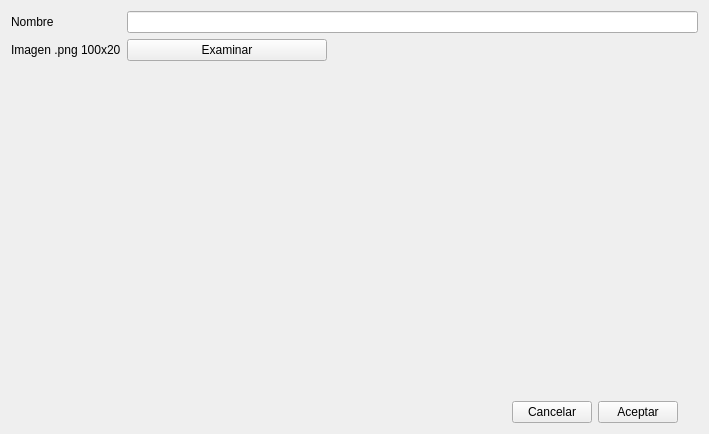
<?xml version="1.0" encoding="UTF-8"?>
<ui version="4.0">
 <class>Form</class>
 <widget class="QWidget" name="Form">
  <property name="geometry">
   <rect>
    <x>0</x>
    <y>0</y>
    <width>709</width>
    <height>434</height>
   </rect>
  </property>
  <property name="windowTitle">
   <string>Form</string>
  </property>
  <layout class="QVBoxLayout" name="verticalLayout">
   <item>
    <layout class="QHBoxLayout" name="horizontalLayout">
     <item>
      <layout class="QFormLayout" name="formLayout_2">
       <item row="0" column="0">
        <widget class="QLabel" name="lblName">
         <property name="text">
          <string>Nombre</string>
         </property>
        </widget>
       </item>
       <item row="0" column="1">
        <widget class="QLineEdit" name="txtName">
         <property name="focusPolicy">
          <enum>Qt::WheelFocus</enum>
         </property>
         <property name="dragEnabled">
          <bool>false</bool>
         </property>
         <property name="clearButtonEnabled">
          <bool>false</bool>
         </property>
        </widget>
       </item>
       <item row="2" column="1">
        <layout class="QGridLayout" name="gridLayout_2">
         <item row="2" column="3">
          <widget class="QPushButton" name="btnAccept">
           <property name="maximumSize">
            <size>
             <width>100</width>
             <height>16777215</height>
            </size>
           </property>
           <property name="text">
            <string>Aceptar</string>
           </property>
          </widget>
         </item>
         <item row="2" column="2">
          <widget class="QPushButton" name="btnCancel">
           <property name="maximumSize">
            <size>
             <width>100</width>
             <height>16777215</height>
            </size>
           </property>
           <property name="text">
            <string>Cancelar</string>
           </property>
          </widget>
         </item>
         <item row="2" column="0">
          <spacer name="horizontalSpacer_2">
           <property name="orientation">
            <enum>Qt::Horizontal</enum>
           </property>
           <property name="sizeHint" stdset="0">
            <size>
             <width>40</width>
             <height>20</height>
            </size>
           </property>
          </spacer>
         </item>
         <item row="2" column="4">
          <spacer name="horizontalSpacer_3">
           <property name="orientation">
            <enum>Qt::Horizontal</enum>
           </property>
           <property name="sizeType">
            <enum>QSizePolicy::Fixed</enum>
           </property>
           <property name="sizeHint" stdset="0">
            <size>
             <width>20</width>
             <height>20</height>
            </size>
           </property>
          </spacer>
         </item>
         <item row="1" column="3">
          <spacer name="verticalSpacer">
           <property name="orientation">
            <enum>Qt::Vertical</enum>
           </property>
           <property name="sizeHint" stdset="0">
            <size>
             <width>20</width>
             <height>40</height>
            </size>
           </property>
          </spacer>
         </item>
        </layout>
       </item>
       <item row="1" column="1">
        <layout class="QHBoxLayout" name="horizontalLayout_2">
         <item>
          <widget class="QPushButton" name="btnBrowse">
           <property name="maximumSize">
            <size>
             <width>200</width>
             <height>16777215</height>
            </size>
           </property>
           <property name="text">
            <string>Examinar</string>
           </property>
          </widget>
         </item>
         <item>
          <widget class="QLabel" name="lblBrowse">
           <property name="text">
            <string/>
           </property>
          </widget>
         </item>
        </layout>
       </item>
       <item row="1" column="0">
        <widget class="QLabel" name="lblImage">
         <property name="text">
          <string>Imagen .png 100x20</string>
         </property>
        </widget>
       </item>
      </layout>
     </item>
    </layout>
   </item>
  </layout>
 </widget>
 <resources/>
 <connections/>
</ui>
